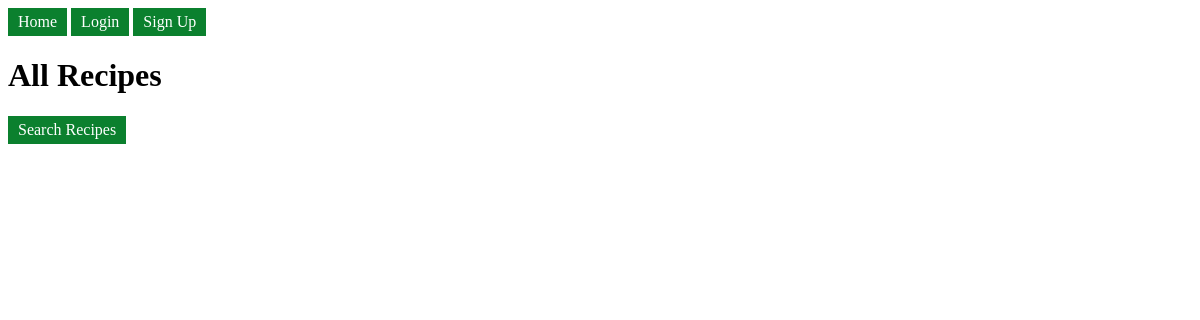
Before: /recipes/ with the older database file.
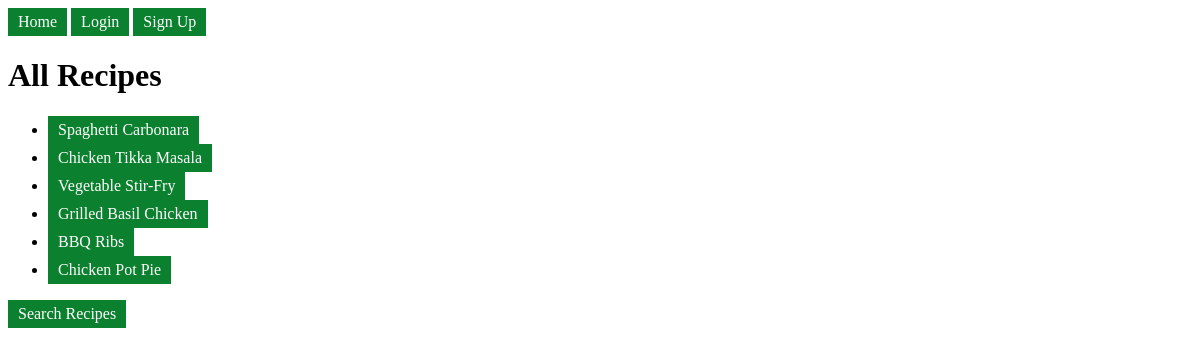
After: the same page with the newer database file.
### recipes/models.py (models this page shows, shortened)
class Recipe(models.Model):
    title = models.CharField(max_length=255)
    ingredients = models.TextField()
    instructions = models.TextField()
    image = models.ImageField(upload_to='recipe_images/', blank=True, null=True, default='recipe_images/food_icon.jpg')
    user = models.ForeignKey(User, on_delete=models.CASCADE, default=1)

### recipes/views.py (the view)
# urls.py: path('', recipe_list, name='recipe_list'),
def recipe_list(request):
    recipes = Recipe.objects.all()
    return render(request, 'recipe_list.html', {'recipes': recipes})

### recipes/templates/recipe_list.html (shortened to what this page needs)
{% extends 'base.html' %}
{% block content %}
<h1>All Recipes</h1>
<ul>
    {% for recipe in recipes %}
        <li>
            <a href="{% url 'recipe_detail' recipe.pk %}">{{ recipe.title }}</a>
        </li>
    {% endfor %}
</ul>
<a href="{% url 'search_recipes' %}">Search Recipes</a>
{% endblock %}

Changed rows visible on the page:
added Recipe: title "Spaghetti Carbonara"
added Recipe: title "Chicken Tikka Masala"
added Recipe: title "Vegetable Stir-Fry"
added Recipe: title "Grilled Basil Chicken"
added Recipe: title "BBQ Ribs"
added Recipe: title "Chicken Pot Pie"
